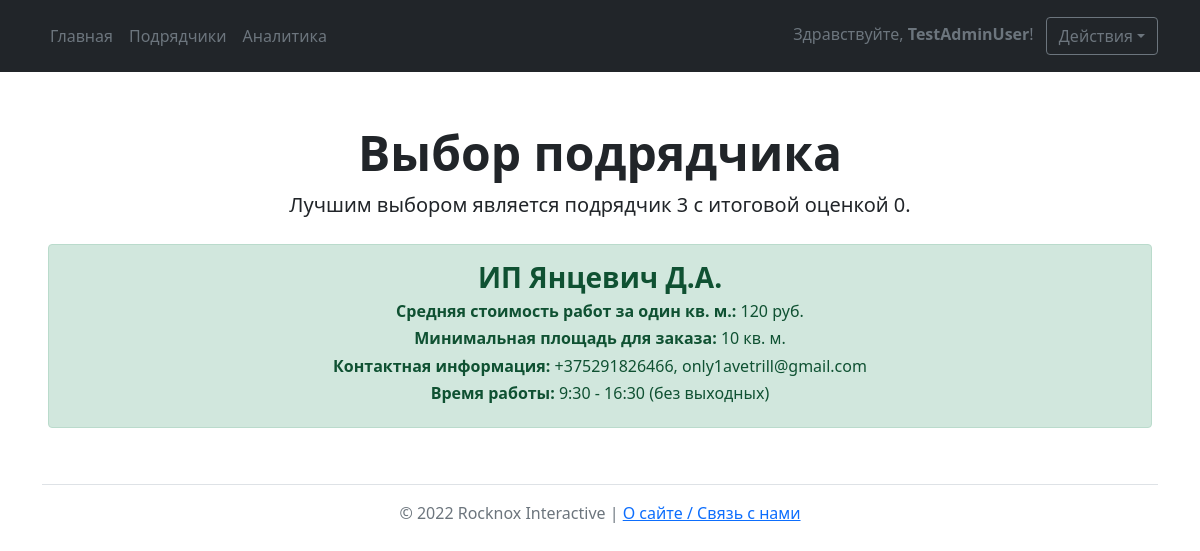
The page /method_result (signed in) on the database its author committed.
### main/models.py (models this page shows)
class Executor(models.Model):
    weekends = (
        ('без выходных', 'без выходных'),
        ('с выходными, требуется уточнение', 'с выходными, требуется уточнение')
    )
    class Meta:
        verbose_name = 'Исполнитель'
        verbose_name_plural = 'Исполнители'
    title = models.CharField(max_length=50, verbose_name='Название')
    price = models.IntegerField(verbose_name='Стоимость услуг',
                                validators=[MinValueValidator(0), MaxValueValidator(999999)])
    minarea = models.IntegerField(verbose_name='Минимальная площадь для заказа',
                                  validators=[MinValueValidator(0), MaxValueValidator(999999)])
    contact = models.CharField(max_length=300, verbose_name='Контактная информация')
    worktime_start = models.TimeField(verbose_name='[Время работы] Начало')
    worktime_end = models.TimeField(verbose_name='[Время работы] Окончание')
    additionalinfo = models.CharField(max_length=500, verbose_name='Дополнительная информация', blank=True, null=True)
    weekends = models.CharField(max_length=50, choices=weekends)
    average_rank = models.IntegerField(default=0, null=True, blank=True)
    author = models.ForeignKey(User, on_delete=models.CASCADE)

### main/views.py (the view, shortened to what this page needs)
# urls.py: path('method_result', views.ExpertMethod, name='result'),
def ExpertMethod(request):
    executors1 = Executor.objects.all().order_by('-id')[1]
    executors2 = Executor.objects.all().order_by('-id')[2]
    executors3 = Executor.objects.all().order_by('-id')[3]
    expert = [0.14, 0.69, 0.17]
    marks = MethodMarks.objects.all()
    i = 0
    j = 0
    result1 = Monkey[0][0] + Monkey[1][0] + Monkey[2][0]
    result2 = Monkey[0][1] + Monkey[1][1] + Monkey[2][1]
    result3 = Monkey[0][2] + Monkey[1][2] + Monkey[2][2]
    if result1 > result2 and result1 > result3:
        result = result1
        answer = 1
    elif result2 > result1 and result2 > result3:
        result = result2
        answer = 2
    else:
        result = result3
        answer = 3
    data = {
        'result': result,
        'answer': answer,
        'executor1': executors1,
        'executor2': executors2,
        'executor3': executors3,
    }
    return render(request, 'method_result.html', data)

### main/templates/method_result.html (shortened to what this page needs)
{% extends 'base.html' %} {% block title %}Экспертное решение{% endblock %} {% block mainbuttons %}
    <li><a href='{% url 'main' %}' class="nav-link px-2 text-secondary">Главная</a></li>
    <li><a href='{% url 'executors' %}' class="nav-link px-2 text-secondary">Подрядчики</a></li>
    <li><a href='{% url 'analytics' %}' class="nav-link px-2 text-secondary">Аналитика</a></li> {% endblock %}
{% block main %}
    <div class="px-4 pt-5 my-1 text-center">
    {% if user.first_name != 'ozelen' %}
        <h1 class="display-5 fw-bold">Выбор подрядчика</h1>
        <div class="col-lg-12 mx-auto">
            <p class="lead mb-3">Лучшим выбором является подрядчик {{ answer }} с итоговой оценкой {{ result }}.</p></div>
        {% if answer == 1 %}
        <div class="px-4 pt-2 my-1">
            <div class="alert alert-success">
                <h3><b>{{ executor1.title }}</b></h3>
                <h6><b>Средняя стоимость работ за один кв. м.:</b> {{ executor1.price }} руб.</h6>
                <h6><b>Минимальная площадь для заказа:</b> {{ executor1.minarea }} кв. м.</h6>
                <h6><b>Контактная информация:</b> {{ executor1.contact }}</h6>
                <h6><b>Время работы:</b> {{ executor1.worktime_start }} - {{ executor1.worktime_end }} ({{ executor1.weekends }})</h6></div>
            {% else %}
            <div class="px-4 pt-2 my-1"><div class="alert alert-success">
                <h3><b>{{ executor3.title }}</b></h3>
                <h6><b>Средняя стоимость работ за один кв. м.:</b> {{ executor3.price }} руб.</h6>
                <h6><b>Минимальная площадь для заказа:</b> {{ executor3.minarea }} кв. м.</h6>
                <h6><b>Контактная информация:</b> {{ executor3.contact }}</h6>
                <h6><b>Время работы:</b> {{ executor3.worktime_start }} - {{ executor3.worktime_end }} ({{ executor3.weekends }})</h6></div>{% endif %}
        {% else %}
        <h1 class="display-5 fw-bold">Доступ запрещён!</h1>
        <div class="col-lg-12 mx-auto">
            <p class="lead mb-3">Оценки подрядчиков доступны только представителем детских садов!</p>
        </div>{% endif %}{% endblock %}

### main/templates/BASE.html (shortened to what this page needs)
<!doctype html>
<html lang="ru">
<head>
    <link rel="stylesheet" href="https://cdn.jsdelivr.net/npm/bootstrap@5.1.3/dist/css/bootstrap.min.css">
</head>
<body>
    <main>
        <header class="p-3 bg-dark text-white sticky-top">
            <div class="container">
                <div class="d-flex flex-wrap align-items-center justify-content-center justify-content-lg-start">
                    <ul class="nav col-12 col-lg-auto me-lg-auto mb-2 justify-content-center mb-md-0">
                        {% block mainbuttons %}{% endblock %} </ul>
                    <div class="text-end"><span class="px-2 text-secondary">Здравствуйте, <strong>{{ user.username }}</strong>!</span>
                        <button class="btn btn-outline-secondary dropdown-toggle" type="button" id="dropdownMenuButton1" data-bs-toggle="dropdown" aria-expanded="false"> Действия</button>
                    </div>
                </div>
            </div>
        </header> {% block main %} {% endblock %}
    </main>
</body>
<div class="container">
    <footer class="py-3 my-4">
        <ul class="nav justify-content-center border-bottom pb-3 mb-3"></ul>
        <p class="text-center text-muted">© 2022 Rocknox Interactive | <a href='{% url 'about' %}'>О сайте / Связь с нами</a>
    </footer>
</div>
</html>

### rows shown on the page
Executor: title "ИП Янцевич Д.А.", price "120", minarea "10", contact "+375291826466, only1avetrill@gmail.com", worktime_start "9:30", worktime_end "16:30", weekends "без выходных"

### other values the page prints
{{ user.username }} "TestAdminUser"
{{ answer }} "3"
{{ result }} "0"
